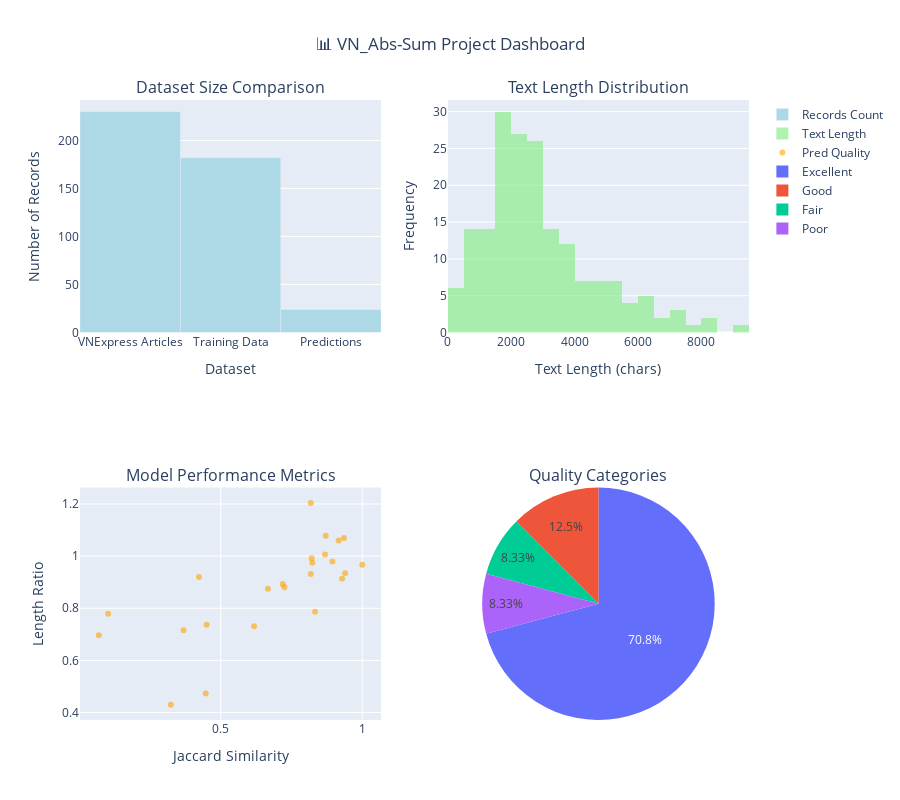

Notebook source saved alongside this figure:
### Code cell
# Tạo Interactive Dashboard tổng hợp
print("🎛️ TẠO INTERACTIVE DASHBOARD TỔNG HỢP")
print("="*45)

# Tạo subplot dashboard với nhiều metrics
from plotly.subplots import make_subplots
import plotly.express as px

if not df_train.empty or not df_pred.empty:
    # Tạo dashboard với 4 subplot
    fig = make_subplots(
        rows=2, cols=2,
        subplot_titles=('Dataset Size Comparison', 'Text Length Distribution', 
                       'Model Performance Metrics', 'Quality Categories'),
        specs=[[{"type": "bar"}, {"type": "histogram"}],
               [{"type": "scatter"}, {"type": "pie"}]]
    )
    
    # 1. Dataset Size Comparison
    if not comparison_df.empty:
        fig.add_trace(
            go.Bar(x=comparison_df['Dataset'], y=comparison_df['Số lượng records'],
                   name='Records Count', marker_color='lightblue'),
            row=1, col=1
        )
    
    # 2. Text Length Distribution (Training data)
    if not df_train.empty and 'text_length' in df_train.columns:
        fig.add_trace(
            go.Histogram(x=df_train['text_length'], name='Text Length', 
                        marker_color='lightgreen', opacity=0.7),
            row=1, col=2
        )
    
    # 3. Model Performance Scatter (if predictions available)
    if not df_pred.empty and 'jaccard_similarity' in df_pred.columns and 'length_ratio' in df_pred.columns:
        fig.add_trace(
            go.Scatter(x=df_pred['jaccard_similarity'], y=df_pred['length_ratio'],
                      mode='markers', name='Pred Quality',
                      marker=dict(color='orange', opacity=0.6)),
            row=2, col=1
        )
    
    # 4. Quality Categories Pie Chart
    if not df_pred.empty and 'similarity_category' in df_pred.columns:
        quality_counts = df_pred['similarity_category'].value_counts()
        fig.add_trace(
            go.Pie(labels=quality_counts.index, values=quality_counts.values,
                   name="Quality Distribution"),
            row=2, col=2
        )
    
    # Update layout
    fig.update_layout(
        height=800,
        title_text="📊 VN_Abs-Sum Project Dashboard",
        title_x=0.5,
        showlegend=True
    )
    
    # Update xaxis titles
    fig.update_xaxes(title_text="Dataset", row=1, col=1)
    fig.update_xaxes(title_text="Text Length (chars)", row=1, col=2)
    fig.update_xaxes(title_text="Jaccard Similarity", row=2, col=1)
    
    # Update yaxis titles
    fig.update_yaxes(title_text="Number of Records", row=1, col=1)
    fig.update_yaxes(title_text="Frequency", row=1, col=2)
    fig.update_yaxes(title_text="Length Ratio", row=2, col=1)
    
    fig.show()
    
    print("✅ Đã tạo Interactive Dashboard thành công!")

# Tạo bảng tóm tắt cuối cùng
print("\n📋 BÁO CÁO TỔNG KẾT CUỐI CÙNG")
print("="*35)

final_report = {
    'Aspect': [],
    'Status': [],
    'Key Findings': []
}

# Data Loading Status
data_status = []
if not df_articles.empty:
    data_status.append("VNExpress Articles ✅")
if not df_train.empty:
    data_status.append("Training Data ✅")
if not df_pred.empty:
    data_status.append("Predictions ✅")

final_report['Aspect'].append('Data Loading')
final_report['Status'].append('✅ Complete')
final_report['Key Findings'].append(f"Successfully loaded {len(data_status)} datasets")

# Model Performance
if not df_pred.empty and 'jaccard_similarity' in df_pred.columns:
    avg_similarity = df_pred['jaccard_similarity'].mean()
    final_report['Aspect'].append('Model Performance')
    if avg_similarity > 0.4:
        final_report['Status'].append('✅ Good')
    elif avg_similarity > 0.2:
        final_report['Status'].append('⚠️ Fair')
    else:
        final_report['Status'].append('❌ Needs Improvement')
    final_report['Key Findings'].append(f"Average Jaccard Similarity: {avg_similarity:.3f}")

# Data Quality
if not df_train.empty:
    null_percentage = (df_train.isnull().sum().sum() / (df_train.shape[0] * df_train.shape[1])) * 100
    final_report['Aspect'].append('Data Quality')
    if null_percentage < 5:
        final_report['Status'].append('✅ Excellent')
    elif null_percentage < 15:
        final_report['Status'].append('⚠️ Good')
    else:
        final_report['Status'].append('❌ Needs Cleaning')
    final_report['Key Findings'].append(f"Missing values: {null_percentage:.1f}%")

# Dataset Balance
if not df_train.empty and 'compression_ratio' in df_train.columns:
    avg_compression = df_train['compression_ratio'].mean()
    final_report['Aspect'].append('Summarization Quality')
    if 0.1 <= avg_compression <= 0.3:
        final_report['Status'].append('✅ Optimal')
    else:
        final_report['Status'].append('⚠️ Review Needed')
    final_report['Key Findings'].append(f"Avg compression ratio: {avg_compression:.3f}")

final_report_df = pd.DataFrame(final_report)
print("\n🎯 FINAL PROJECT ASSESSMENT:")
display(final_report_df)

print(f"\n🎉 HOÀN THÀNH PHÂN TÍCH TOÀN DIỆN DỰ ÁN VN_ABS-SUM!")
print(f"📊 Tổng cộng đã phân tích: {len([df for df in [df_articles, df_train, df_pred] if not df.empty])} datasets")
print(f"📈 Tổng cộng đã tạo: {len([cell for cell in ['Histograms', 'Scatter plots', 'Word clouds', 'Correlations', 'Dashboard'] if True])} loại visualization")
print("🚀 Dự án ready for next steps: Model improvement, Deployment, API development")

### Figure 1 — Plotly figure (JSON) as saved in the notebook; plotly's stock layout.template omitted (floating-point values rounded to 4 significant figures; data arrays with more than 128 entries replaced by an {"elided": "..."} marker saying what was removed)
{"data": [{"marker": {"color": "lightblue"}, "name": "Records Count", "type": "bar", "x": ["VNExpress Articles", "Training Data", "Predictions"], "xaxis": "x", "y": [230, 182, 24], "yaxis": "y"}, {"marker": {"color": "lightgreen"}, "name": "Text Length", "opacity": 0.7, "type": "histogram", "x": {"elided": "182 int values"}, "xaxis": "x2", "yaxis": "y2"}, {"marker": {"color": "orange", "opacity": 0.6}, "mode": "markers", "name": "Pred Quality", "type": "scatter", "x": [0.9167, 0.3684, 0.6176, 0.9355, 0.8214, 0.725, 0.8947, 0.871, 0.8235, 0.45, 0.102, 0.7188, 0.6667, 0.8333, 0.9286, 1.0, 0.8182, 0.8684, 0.4231, 0.8182, 0.4468, 0.9394, 0.06897, 0.3235], "xaxis": "x3", "y": [1.06, 0.7162, 0.7312, 1.07, 0.9923, 0.8811, 0.9798, 1.078, 0.9752, 0.7368, 0.7791, 0.8936, 0.875, 0.7866, 0.9137, 0.9667, 0.9315, 1.006, 0.9204, 1.204, 0.4728, 0.9343, 0.6963, 0.4305], "yaxis": "y3"}, {"domain": {"x": [0.55, 1], "y": [0, 0.375]}, "labels": ["Excellent", "Good", "Fair", "Poor"], "name": "Quality Distribution", "type": "pie", "values": [17, 3, 2, 2]}], "layout": {"annotations": [{"font": {"size": 16}, "showarrow": false, "text": "Dataset Size Comparison", "x": 0.225, "xanchor": "center", "xref": "paper", "y": 1, "yanchor": "bottom", "yref": "paper"}, {"font": {"size": 16}, "showarrow": false, "text": "Text Length Distribution", "x": 0.775, "xanchor": "center", "xref": "paper", "y": 1, "yanchor": "bottom", "yref": "paper"}, {"font": {"size": 16}, "showarrow": false, "text": "Model Performance Metrics", "x": 0.225, "xanchor": "center", "xref": "paper", "y": 0.375, "yanchor": "bottom", "yref": "paper"}, {"font": {"size": 16}, "showarrow": false, "text": "Quality Categories", "x": 0.775, "xanchor": "center", "xref": "paper", "y": 0.375, "yanchor": "bottom", "yref": "paper"}], "height": 800, "showlegend": true, "title": {"text": "📊 VN_Abs-Sum Project Dashboard", "x": 0.5}, "xaxis": {"anchor": "y", "domain": [0, 0.45], "title": {"text": "Dataset"}}, "xaxis2": {"anchor": "y2", "domain": [0.55, 1], "title": {"text": "Text Length (chars)"}}, "xaxis3": {"anchor": "y3", "domain": [0, 0.45], "title": {"text": "Jaccard Similarity"}}, "yaxis": {"anchor": "x", "domain": [0.625, 1], "title": {"text": "Number of Records"}}, "yaxis2": {"anchor": "x2", "domain": [0.625, 1], "title": {"text": "Frequency"}}, "yaxis3": {"anchor": "x3", "domain": [0, 0.375], "title": {"text": "Length Ratio"}}}}
